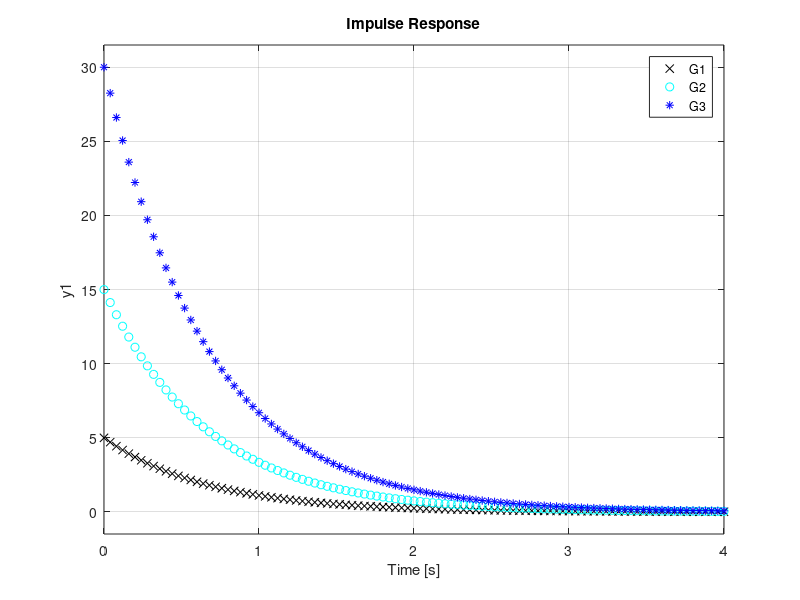

Reproduce this figure in MATLAB.
%1
n1 = [6 0 1];
d1 = [ 1 3 3 1] ;

n2 = [1 1]; n3 = [1 2];
d2 = [1 2i]; d3 = [1 -2i] ; d4 = [ 1 3 ];

%a)

G = tf(n1 , d1)
n4 = conv(n2,n3);
d5 = conv(d2 , conv(d3,d4));
H = tf(n4,d5)

pole(H)
zero(H)

pole(G)
zero(G)

%b)

Z = tf(G/H)
pzmap(Z);

%2

d = [2 3]
k1 = 10;
G1 = tf(k1,d);

k2 = 30;
G2 = tf(k2,d);

k3 = 60;
G3 = tf(k3,d);
impulse(G1,'kx',G2,'co',G3,'b*');legend on;legend("G1","G2","G3");


